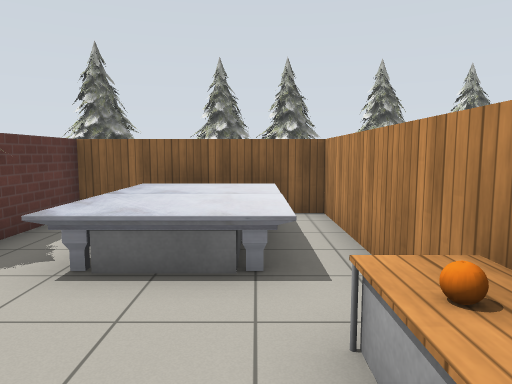
[1] (above)

19 first-person views from a walk through a robot-simulator world made for Gazebo. The camera is 1.2 m above the floor, tilts 6° down and sees 70° across. The lines on the ground mark 1 m squares. The floor is counted in squares, 1 m on a side. Each view is taken from the middle of a square. On the plan, view 1 faces up. The plan holds only what a view shows up to about 14 squares ahead; the rest is blank. Gazebo's built-in surfaces are drawn with simple patterns.

[2]
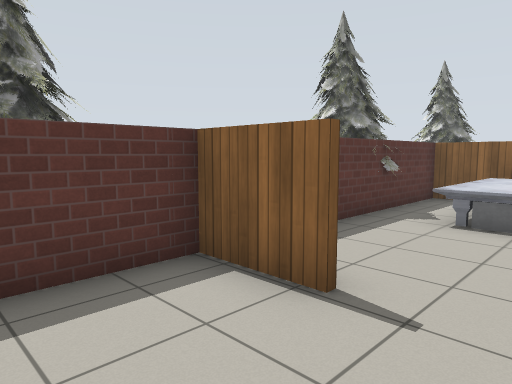

[3]
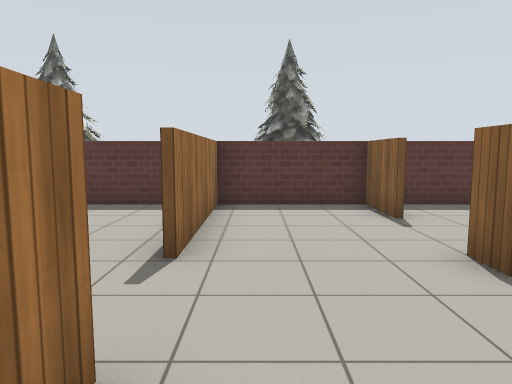

[4]
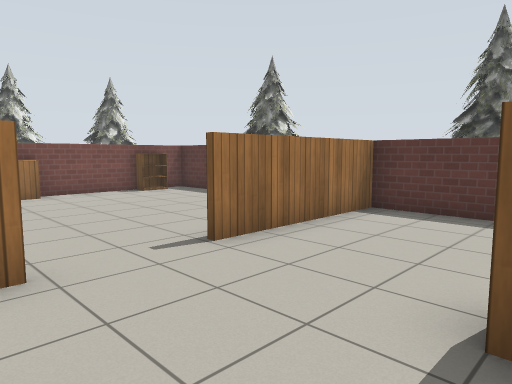

[5]
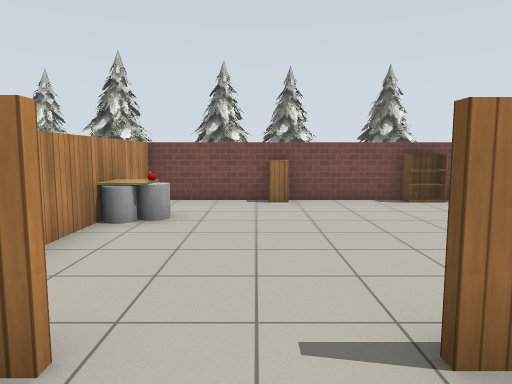

[6]
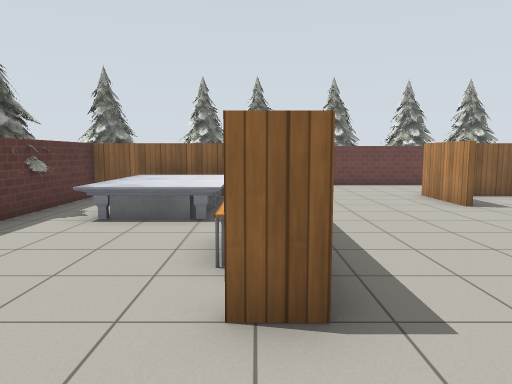

[7]
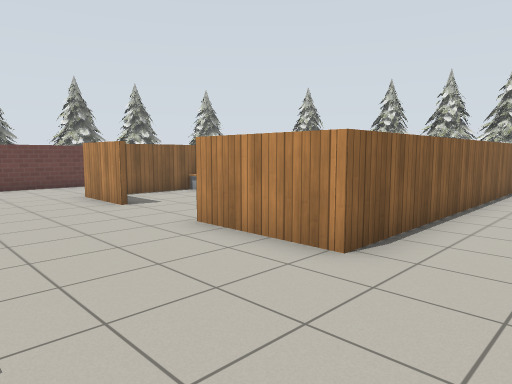

[8]
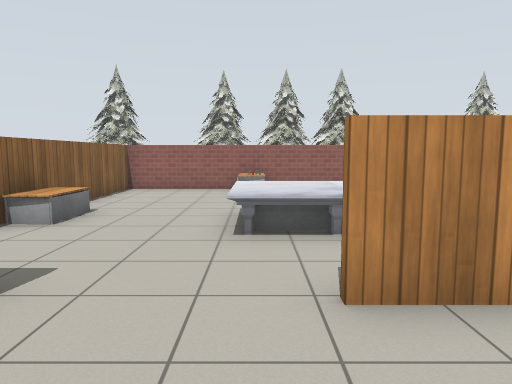

[9]
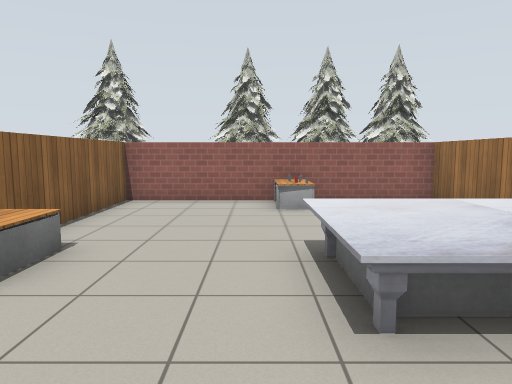

[10]
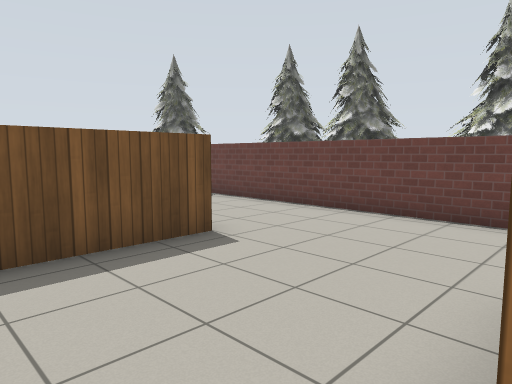

[11]
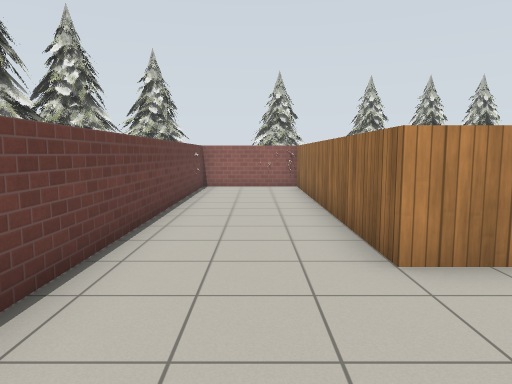

[12]
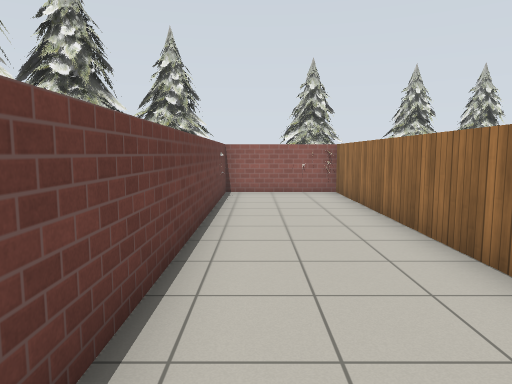

[13]
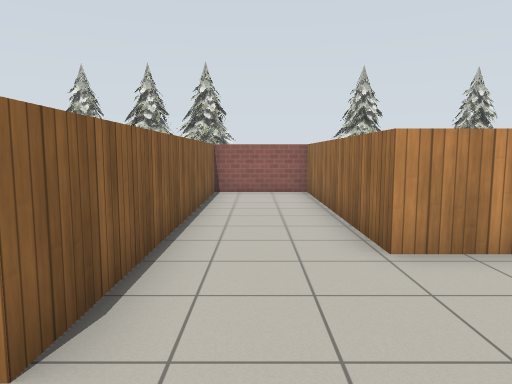

[14]
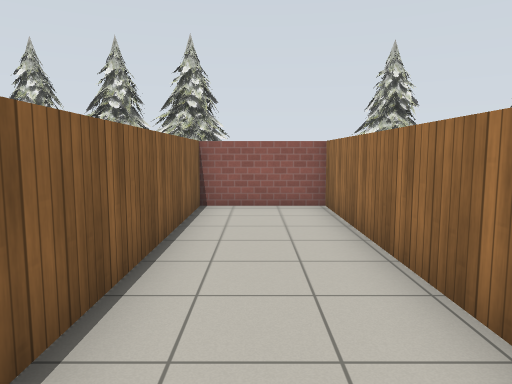

[15]
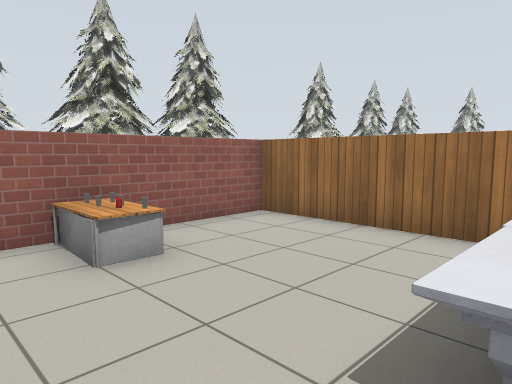

[16]
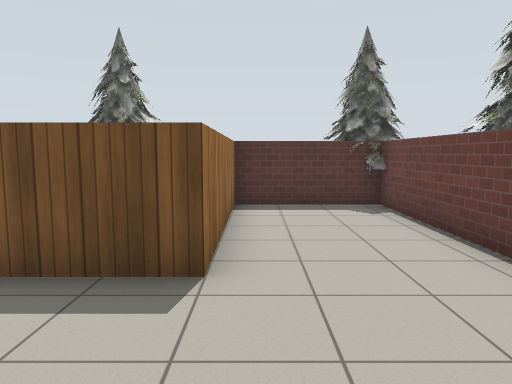

[17]
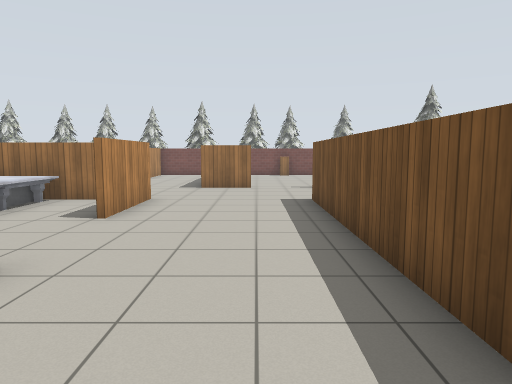

[18]
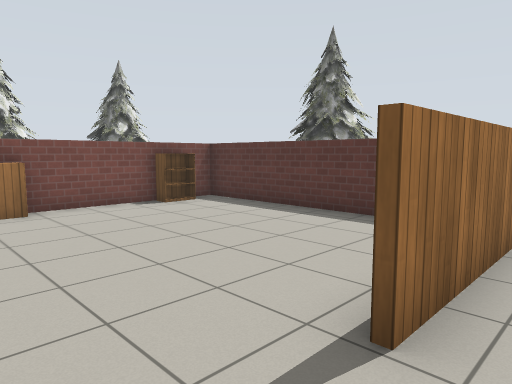

[19]
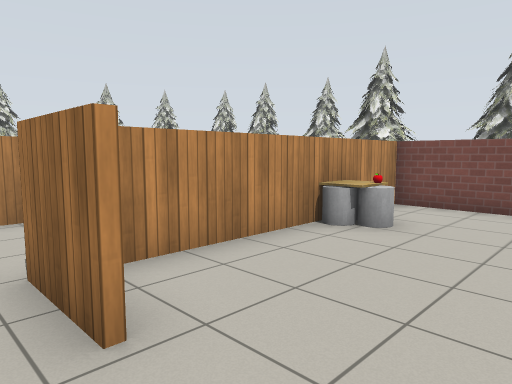

### Floor plan
Points are (right, up) in squares from view 1. A wall is a line through its corners. A room is listed if a view was taken in it or the views show most of it. See-through windows are left out.
Room 1 (views 1, 2, 5, 6, 7, 18, 19)
walls: (-3.6, -5.1) (-3.6, -7.5); (-3.6, -9.4) (-3.6, -11.5) (4.8, -11.5) (4.8, -4.6); (1.5, -0.5) (0.8, -0.5); (-1.6, -0.5) (-3.6, -0.5) (-3.6, -3.8) (1, -3.8)
ways out: opening at (-0.5, 0) to room 3; opening at (2.5, -2.5) to room 3
objects: bookshelf (-2, -11); cabinet (1, -11); other object (3, -9); other object (4, -10); cafe table (4, -9); grey cylinder (4, -8)
Room 2 (views 3, 14)
walls: (8.3, -5.1) (8.3, -3.6); (8.5, -0.7) (5.8, -0.7)
ways out: opening at (5.5, -2.5) to room 3; opening at (8, -2.5) to room 5
objects: pine tree (2, -14) to (4, -14); pine tree (5, -14) to (7, -13); pine tree (17, -11) to (18, -10); pine tree (17, -7) to (18, -5)
Room 3 (views 4, 8, 9, 10, 11, 12, 13, 15, 16, 17)
walls: (5.8, 5.1) (5.8, 7.5) (8.5, 7.5); (8.5, 7.3) (6.9, 7.3); (10.4, 7.5) (15.5, 7.5); (7.1, -0.6) (15.5, -0.6); (5.8, -0.7) (5.8, 2.4); (1.4, 2.4) (1.4, 7.3) (0.4, 7.3); (15.4, 5.4) (15.4, 7.6); (12.5, 10.9) (-3.5, 10.9); (15.5, 7.3) (10.4, 7.3); (0.5, 7.5) (1.5, 7.5) (1.5, -0.5); (15.4, 10.5) (15.4, 10.9) (14.4, 10.9); (3.1, -3.8) (5, -3.8); (-3.6, 7.3) (-3.6, 6.4); (-3.6, 2.1) (-3.6, 0.5); (-3.6, 9.5) (-3.6, 7.5) (-2.4, 7.5)
ways out: opening at (-0.5, 0) to room 1; opening at (2.5, -2.5) to room 1; opening at (5.5, -2.5) to room 2; opening at (9, -1) to room 5; opening at (-3, 10)
objects: pine tree (-5, 3) to (-3, 6); marble table (-2, 4) to (0, 5); marble table (-2, 6) to (0, 7); table (1, 1) to (1, 2); marble table (8, 0) to (10, 1); marble table (8, 2) to (10, 3); grey box (9, 0) to (10, 0); grey box (9, 7); table (10, 7); other object (13, 3); grey box (15, 2); pine tree (15, 7) to (17, 10); pine tree (16, -1) to (18, 0); pine tree (16, 1) to (18, 3); pine tree (16, 4) to (18, 5)
Room 4 (no view inside)
walls: (11.5, -3.6) (15.4, -3.6) (15.4, -0.4); (15.5, -0.7) (11.5, -0.7)
ways out: opening at (10.5, -2.5) to room 5
Room 5 (no view inside)
walls: (11.5, -0.7) (8.5, -0.7); (8.3, -3.6) (11.5, -3.6)
ways out: opening at (8, -2.5) to room 2; opening at (9, -1) to room 3; opening at (10.5, -2.5) to room 4

Where each view was taken, in squares from view 1:
view 1: 0 up, 0 right, facing up
view 2: 3 down, 0 right, facing up-left
view 3: 3 down, 5 right, facing left
view 4: 0 up, 4 right, facing down-left
view 5: 2 down, 2 right, facing down
view 6: 3 down, 1 right, facing up
view 7: 3 down, 2 right, facing up-right
view 8: 3 up, 3 right, facing right
view 9: 4 up, 6 right, facing right
view 10: 4 up, 6 right, facing up-left
view 11: 9 up, 2 right, facing right
view 12: 10 up, 4 right, facing right
view 13: 2 down, 4 right, facing right
view 14: 2 down, 7 right, facing right
view 15: 5 up, 10 right, facing down-right
view 16: 8 up, 5 right, facing left
view 17: 9 up, 3 right, facing down
view 18: 3 down, 3 right, facing down-left
view 19: 3 down, 1 right, facing down-right
